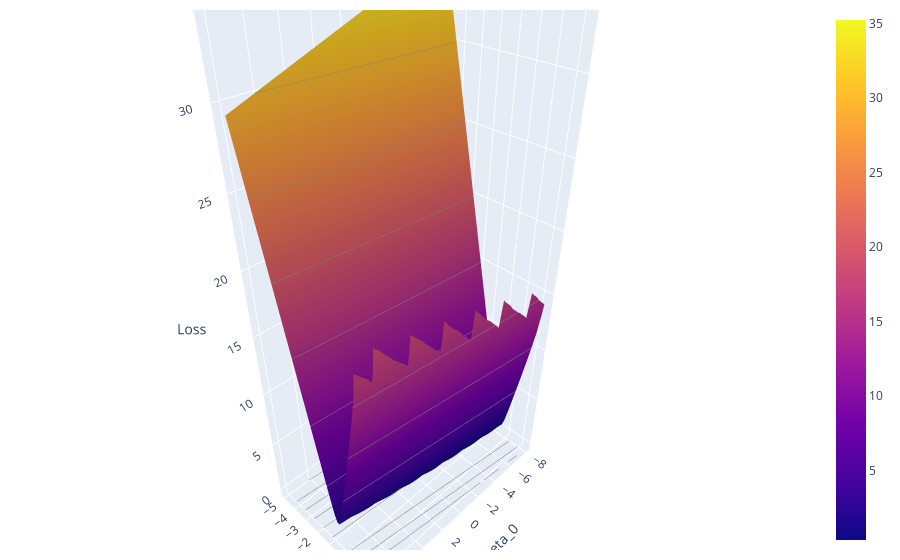

The notebook cell saved with this chart:
### Markdown cell above
<br/><br/>

Below is a plot showing the average training cross-entropy loss for various values of $\theta_0$ and $\theta_1$ (respectively x and y in the plot).

### Code cell
# just run this cell
with np.errstate(invalid='ignore', divide='ignore'):
    uvalues = np.linspace(-8,8,70)
    vvalues = np.linspace(-5,5,70)
    (u,v) = np.meshgrid(uvalues, vvalues)
    thetas = np.vstack((u.flatten(),v.flatten()))
    lr_avg_loss_values = np.array([lr_avg_loss(t, X_intercept_train, Y_train) for t in thetas.T])
    lr_loss_surface = go.Surface(name="Logistic Regression Loss",
            x=u, y=v, z=np.reshape(lr_avg_loss_values,(len(uvalues), len(vvalues))),
            contours=dict(z=dict(show=True, color="gray", project=dict(z=True)))
        )
    fig = go.Figure(data=[lr_loss_surface])
    fig.update_layout(
        scene = dict(
            xaxis_title='theta_0',
            yaxis_title='theta_1',
            zaxis_title='Loss'),
            width=700,
            margin=dict(r=20, l=10, b=10, t=10))
    py.iplot(fig)

### Figure 1 — Plotly figure (JSON) as saved in the notebook; plotly's stock layout.template omitted (floating-point values rounded to 4 significant figures; data arrays with more than 128 entries replaced by an {"elided": "..."} marker saying what was removed)
{"data": [{"contours": {"z": {"color": "gray", "project": {"z": true}, "show": true}}, "name": "Logistic Regression Loss", "type": "surface", "x": {"elided": "70x70 float values"}, "y": {"elided": "70x70 float values"}, "z": {"elided": "70x70 float values"}}], "layout": {"autosize": true, "margin": {"b": 10, "l": 10, "r": 20, "t": 10}, "scene": {"aspectmode": "auto", "aspectratio": {"x": 0.9019, "y": 0.5637, "z": 1.967}, "xaxis": {"title": {"text": "theta_0"}, "type": "linear"}, "yaxis": {"title": {"text": "theta_1"}, "type": "linear"}, "zaxis": {"title": {"text": "Loss"}, "type": "linear"}}}}
